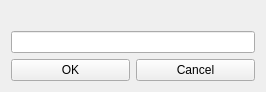
<?xml version="1.0" encoding="UTF-8"?>
<ui version="4.0">
 <class>inputwindow</class>
 <widget class="QWidget" name="inputwindow">
  <property name="geometry">
   <rect>
    <x>0</x>
    <y>0</y>
    <width>266</width>
    <height>90</height>
   </rect>
  </property>
  <property name="windowTitle">
   <string>Form</string>
  </property>
  <layout class="QVBoxLayout" name="verticalLayout_2">
   <item>
    <layout class="QVBoxLayout" name="verticalLayout">
     <item>
      <widget class="QLabel" name="infoLabel">
       <property name="text">
        <string/>
       </property>
      </widget>
     </item>
     <item>
      <widget class="QLineEdit" name="input"/>
     </item>
     <item>
      <layout class="QHBoxLayout" name="horizontalLayout">
       <item>
        <widget class="QPushButton" name="okButton">
         <property name="text">
          <string>OK</string>
         </property>
        </widget>
       </item>
       <item>
        <widget class="QPushButton" name="cancelButton">
         <property name="text">
          <string>Cancel</string>
         </property>
        </widget>
       </item>
      </layout>
     </item>
    </layout>
   </item>
  </layout>
 </widget>
 <resources/>
 <connections/>
</ui>
